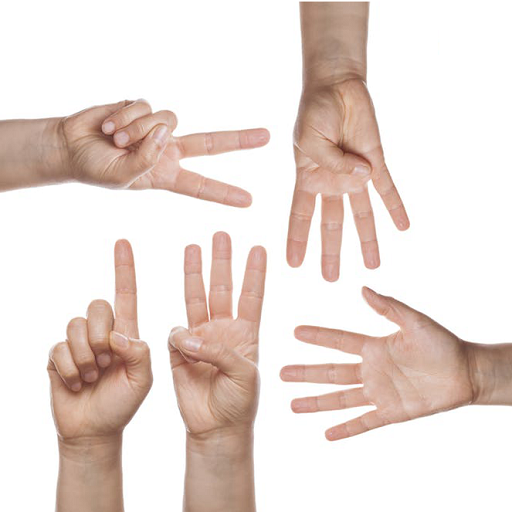
//> input picture ACV_HW2/HW2_opencv/hand.bmp, 512 x 512 px
$ ./HW2_opencv   (built with g++ and OpenCV 4)
//> lines starting //> are read from the running program, lines starting //| are printed output that depends on the picture; after the words box and inside, x2 and y2 are one past the last pixel; in counts of white or black regions, pixels touching at a corner belong together
#include <opencv2\opencv.hpp>+
#include <vector>

using namespace cv;
using namespace std;


Mat bmpRead(string imageName) {
//> called with imageName = "hand.bmp"
	Mat inputImage = imread(imageName); // §Q¥Îopencvªºimread¨ç¼ÆÅª¹Ï
//> inputImage is the input picture: 512 rows x 512 cols, CV_8UC3; mean B, G, R 213.8, 219.8, 233.4

	return inputImage;
}

void bmpWrite(char const* pictureName, Mat OutputImage) {
	imwrite(pictureName, OutputImage); // §Q¥Îopencvªºimwrite¨ç¼Æ,¿é¥X¹Ï¤ù
}

Mat rgb2gray(Mat inputImage) {
	Mat grayImage;
	cvtColor(inputImage, grayImage, COLOR_BGR2GRAY); // §Q¥ÎopencvªºcvtColor¨ç¼Æ,§âRGB¹ÏÂà¬°¦Ç¶¥
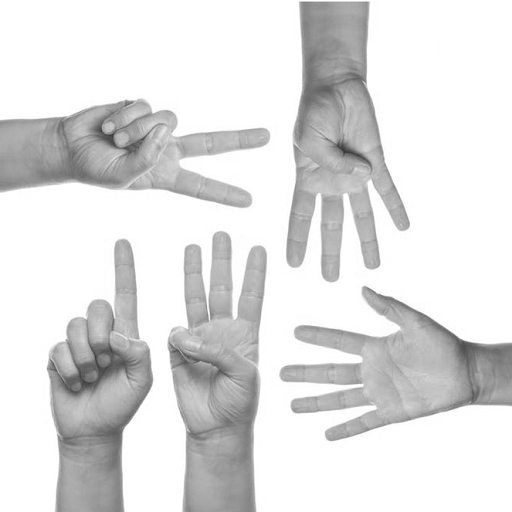
//> grayImage: 512 rows x 512 cols, CV_8UC1; min 55, max 255, mean 223.2

	return grayImage;
}

Mat gray2binary(Mat inputImage) {
	Mat binaryImage;
	threshold(inputImage, binaryImage, 220, 255, THRESH_BINARY_INV); // §Q¥Îopencvªºthreshold¨ç¼Æ,±N¦Ç¶¥¹Ï¤G­È¤Æ,threshlod­È³]¬°220
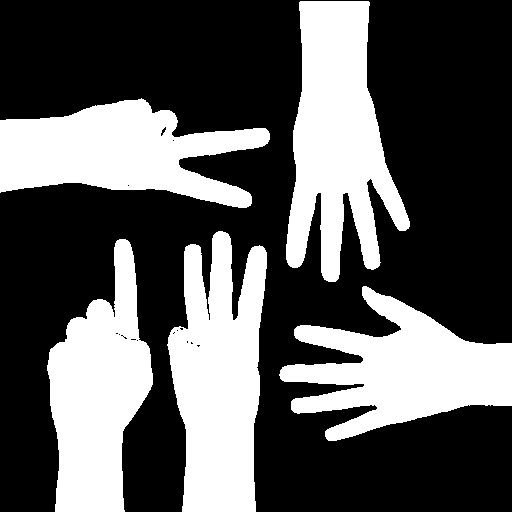
//> binaryImage: 512 rows x 512 cols, CV_8UC1; 35.4% white; 5 white regions, box (x1, y1, x2, y2) and area: (286, 1, 410, 282) 20234, (167, 231, 267, 512) 19827, (279, 286, 512, 441) 18025, (47, 239, 153, 512) 17419, (0, 98, 270, 208) 17239

	return binaryImage;
}

Mat oneChannelstoThreeChannels(Mat inputImage) {
	Mat inputImage_3Channels;

	vector<Mat> threeChannels; // «Å§i¤@­ÓMatªºvector,¦A±N¤T¼h¤@¼ËªºMat merge¦b¤@°_,¨Ïone Channel¨ìthree Channels
	threeChannels.push_back(inputImage);
	threeChannels.push_back(inputImage);
	threeChannels.push_back(inputImage);
	merge(threeChannels, inputImage_3Channels);

	return inputImage_3Channels;
}

Mat dilation(Mat inputImage) {
	Mat dilationImage; // ¥ý«Å§i¤@­Ófilter, ¦A§Q¥Îopencvªºdilate¨ç¼Æ°µdilate
	Mat filter = (Mat_<unsigned char>(3, 3) << 0, 1, 0, 1, 1, 1, 0, 1, 0); // cross filter
	dilate(inputImage, dilationImage, filter);
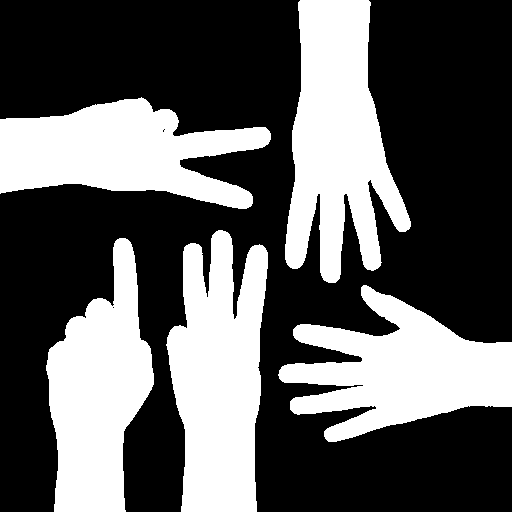
//> dilationImage: 512 rows x 512 cols, CV_8UC1; 37% white; 5 white regions, box (x1, y1, x2, y2) and area: (285, 0, 411, 283) 21309, (166, 230, 268, 512) 20735, (278, 285, 512, 442) 19005, (46, 238, 154, 512) 18059, (0, 97, 271, 209) 17998
//> in dilation (call 2), `dilate(inputImage, dilationImage, filter);`:
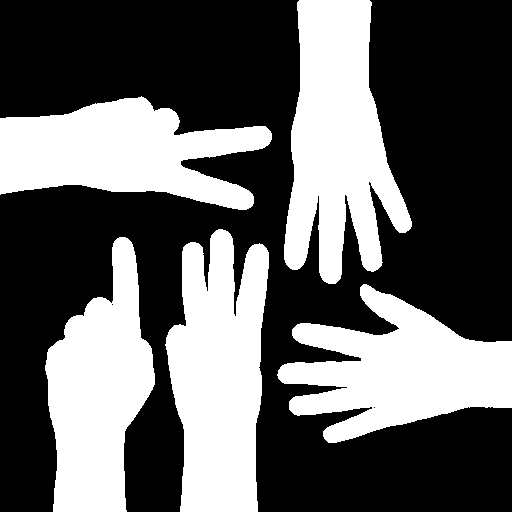
//> dilationImage: 512 rows x 512 cols, CV_8UC1; 38.6% white; 5 white regions, box (x1, y1, x2, y2) and area: (284, 0, 412, 284) 22316, (165, 229, 269, 512) 21593, (277, 284, 512, 443) 19975, (0, 96, 272, 210) 18742, (45, 237, 155, 512) 18667

	return dilationImage;
}

Mat connectedComponent_self (Mat inputImage) { // ¼Æ­È«Ü¤p ©Ò¥H¬Ý°_¨Ó«Ü¶Â
	Mat labelImage, stats, centroid; // stats¦s¦³boundingbox©Ò»ÝªºÃä®Ø­È, ¨C­Ó°Ï°ìªºarea, centroid¦s¦³¨C­Ó°Ï°ìªº½è¤ß®y¼Ð
	int num_labels = connectedComponentsWithStats(inputImage, labelImage, stats, centroid, 4); // §Q¥ÎopencvªºconnectedComponentsWithStatsª½±µ²£¥Í
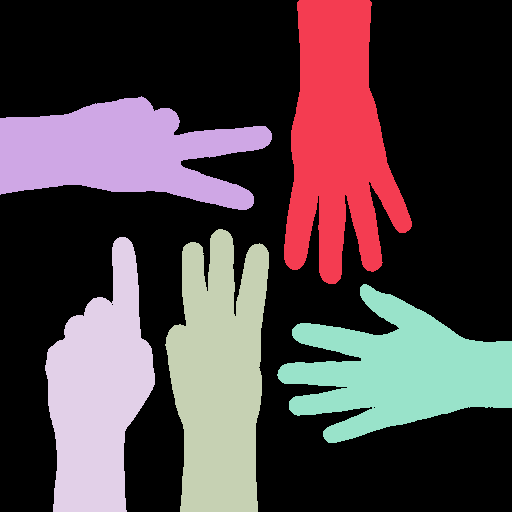
//> labelImage: 512 rows x 512 cols, CV_32SC1; 6 distinct labels, from 0 to 5; one colour per label, 0 black
//> stats = [[0, 0, 512, 512, 160851], [284, 0, 128, 284, 22316], [0, 96, 272, 114, 18742], [165, 229, 104, 283, 21593], [45, 237, 110, 275, 18667], [277, 284, 235, 159, 19975]]; centroid = [[265.3, 237.3], [337.4, 140.7], [121.1, 152.2], [218.8, 375.3], [98.45, 392], [397.8, 370.4]]; num_labels = 6

	cout << "Arae & Centroid: (¹Ï¤ù¤â¤¤ªº¬õÂI¬°centroid)" << endl;
	for (int row = 1; row < centroid.rows; row++) {
		cout << "Part " << row << " ----> area: " << stats.at<int>(row, 4) << ", centroid: (";;
		cout << int(centroid.at<double>(row, 0)) << ", " << int(centroid.at<double>(row, 1)) << ")" << endl;
	}cout << endl;
//> this loop made 5 passes
//| Part 1 ----> area: 22316, centroid: (337, 140)
//| Part 2 ----> area: 18742, centroid: (121, 152)
//| Part 3 ----> area: 21593, centroid: (218, 375)
//| Part 4 ----> area: 18667, centroid: (98, 391)
//| Part 5 ----> area: 19975, centroid: (397, 370)

	return labelImage;
}

void properties_analysis(int width, int height, int index) {
	int longest = (width > height) ? width : height;
	string orientation = (width > height) ? "left to right" : "up to down";

	cout << "Part " << index << " ----> length: " << longest << ", it is " << orientation << endl;
}

Mat bounding_box(Mat inputImage) {
	Mat labelImage, drawingImage, stats, centroid;
	int num_labels = connectedComponentsWithStats(inputImage, labelImage, stats, centroid, 4);
//> num_labels = 6

	drawingImage = oneChannelstoThreeChannels(inputImage); // ¥Ñ©ó­n¦b¹Ï¤ù¤Wµe¬õ®Ø, ¥ý±None Channelªº¹ÏÂà¬°three Channels

	cout << "Properties Analysis:" << endl;
	for (int row = 1; row < stats.rows; row++) { // Rect(x, y, width, height) §Q¥ÎRect§â¤è®Ø®y¼Ð¦s¨ú°_¨Ó,¦A§Q¥Îopencvªºrectangle¦b¹Ï¤WÃ¸¥X
		Rect rect_box = Rect(stats.at<int>(row, 0), stats.at<int>(row, 1), stats.at<int>(row, 2), stats.at<int>(row, 3));
		rectangle(drawingImage, rect_box, Scalar(0, 0, 255), 1, 1, 0); // rectangle(outputImage, coordinate, color, ½uªº²Ê²Ó, ½uªºtype, shift)

		properties_analysis(stats.at<int>(row, 2), stats.at<int>(row, 3), row); // ¥Î¨Ó§PÂ_longest¸òorientation

		// µe½è¤ß
		Rect rect_centroid = Rect(int(centroid.at<double>(row, 0)), int(centroid.at<double>(row, 1)), 1, 1);
		rectangle(drawingImage, rect_centroid, Scalar(0, 0, 255), 1, 1, 0);
	}
//> this loop made 5 passes
//> (rect_box, longest in properties_analysis, orientation in properties_analysis, rect_centroid) on passes 1 to 5: (Rect(284, 0, 128, 284), 284, "up to down", Rect(337, 140, 1, 1)), (Rect(0, 96, 272, 114), 272, "left to right", Rect(121, 152, 1, 1)), (Rect(165, 229, 104, 283), 283, "up to down", Rect(218, 375, 1, 1)), (Rect(45, 237, 110, 275), 275, "up to down", Rect(98, 391, 1, 1)), (Rect(277, 284, 235, 159), 235, "left to right", Rect(397, 370, 1, 1))
//| Part 1 ----> length: 284, it is up to down
//| Part 2 ----> length: 272, it is left to right
//| Part 3 ----> length: 283, it is up to down
//| Part 4 ----> length: 275, it is up to down
//| Part 5 ----> length: 235, it is left to right
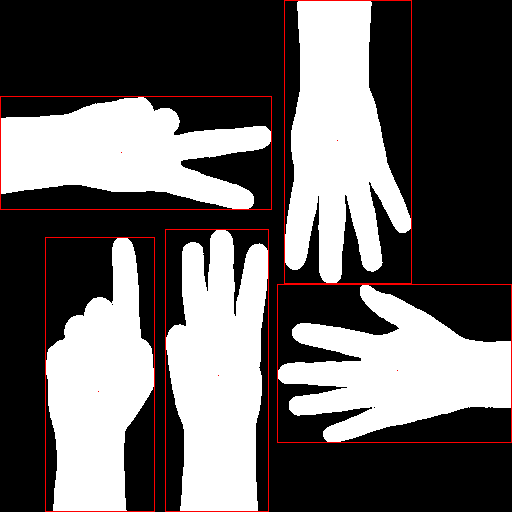
//> drawingImage: 512 rows x 512 cols, CV_8UC3; mean B, G, R 98.1, 98.1, 101.9

	return drawingImage;
}


int main() {
	Mat inputImage; // «Å§i¶Ç¤J¹Ï¤ùªºªÅ¶¡
	Mat grayImage; // ¦Ç¶¥¹Ï¤ù
	Mat binaryImage; // ¤G­È¤Æ¹Ï¤ù
	Mat dilationImage; // dilation¹Ï¤ù
	Mat labelImage; // ¦s©ñlabelªº¹Ï¤ù
	Mat drawingImage; // ¥Î¨Óµe¬õ®Ø¡B½è¤ßªº¹Ï¤ù

	inputImage = bmpRead("hand.bmp");

	/*binarizing*/
	double binarizing_start = clock();
	grayImage = rgb2gray(inputImage);
	binaryImage = gray2binary(grayImage);
	double binarizing_end = clock();
	double binarizing_time = (binarizing_end - binarizing_start) / CLOCKS_PER_SEC;

	/*morphology*/
	double morphology_start = clock();
	dilationImage = dilation(dilation(binaryImage));
	double morphology_end = clock();
	double morphology_time = (morphology_end - morphology_start) / CLOCKS_PER_SEC;

	/*connected component + centroid + area*/
	double connectedComponent_start = clock();
	labelImage = connectedComponent_self(dilationImage); // cv::connneted conponent can only use one channel image
	double connectedComponent_end = clock();
	double connectedComponent_time = (connectedComponent_end - connectedComponent_start) / CLOCKS_PER_SEC;

	/*bounding box(drawing) + properties analyisis*/
	double boundingBox_start = clock();
	drawingImage = bounding_box(dilationImage);
	double boundingBox_end = clock();
	double boundingBox_time = (boundingBox_end - boundingBox_start) / CLOCKS_PER_SEC;

	cout << endl << "ùÝ================================================================================================ùß";
	cout << endl << "¡ü" << setw(10) << "Time(sec.)" << " ¡ü " << setw(10) << "binarizing" << " ¡ü " << setw(10) << "morphology" << " ¡ü ";
	cout << setw(19) << "connected component" << " ¡ü " << setw(19) << "properties analysis" << " ¡ü " << setw(7) << "drawing" << "¡ü";
	cout << endl << "¡ü" << setw(10) << "OpenCV" << " ¡ü " << setw(10) << binarizing_time << " ¡ü " << setw(10) << morphology_time << " ¡ü ";
	cout << setw(19) << connectedComponent_time << " ¡ü " << setw(19) << connectedComponent_time << " ¡ü " << setw(7) << boundingBox_time << "¡ü";
	cout << endl << "ùã================================================================================================ùå" << endl;

	//bmpWrite("grayImage.bmp", grayImage);
	bmpWrite("binaryImage.bmp", binaryImage);
	//bmpWrite("dilationImage.bmp", dilationImage);
	//bmpWrite("labelImage.bmp", labelImage);
	bmpWrite("drawingImage.bmp", drawingImage);

	system("pause");
	return 0;
}
